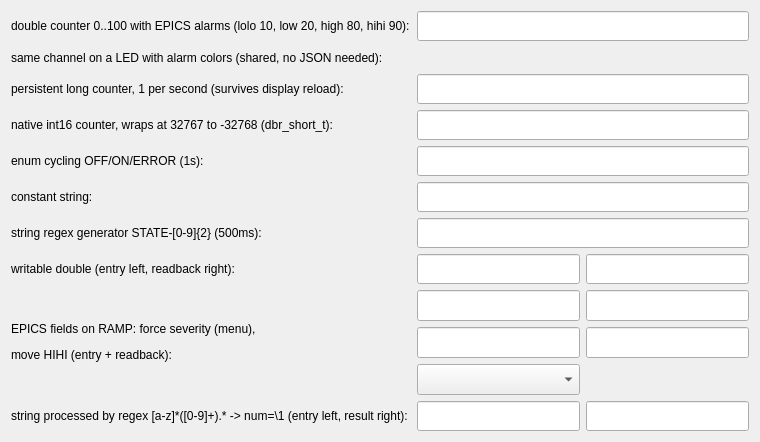
   <widget class="QWidget" name="gridLayoutWidget">
    <property name="geometry">
     <rect>
      <x>10</x>
      <y>48</y>
      <width>760</width>
      <height>392</height>
     </rect>
    </property>
    <layout class="QGridLayout" name="gridLayout">
     <item row="0" column="0">
      <widget class="caLabel" name="calabel_ramp">
       <property name="minimumSize">
        <size>
         <width>400</width>
         <height>0</height>
        </size>
       </property>
       <property name="text">
        <string>double counter 0..100 with EPICS alarms (lolo 10, low 20, high 80, hihi 90):</string>
       </property>
      </widget>
     </item>
     <item row="0" column="1">
      <widget class="caLineEdit" name="calineedit_ramp">
       <property name="minimumSize">
        <size>
         <width>0</width>
         <height>30</height>
        </size>
       </property>
       <property name="channel" stdset="0">
        <string>internal://RAMP</string>
       </property>
       <property name="colorMode">
        <enum>caLineEdit::colMode::Alarm_Default</enum>
       </property>
      </widget>
     </item>
     <item row="1" column="0">
      <widget class="caLabel" name="calabel_ramp_led">
       <property name="minimumSize">
        <size>
         <width>400</width>
         <height>21</height>
        </size>
       </property>
       <property name="text">
        <string>same channel on a LED with alarm colors (shared, no JSON needed):</string>
       </property>
      </widget>
     </item>
     <item row="1" column="1">
      <widget class="caLed" name="caled_ramp">
       <property name="channel" stdset="0">
        <string>internal://RAMP</string>
       </property>
       <property name="colorMode">
        <enum>caLed::colMode::Alarm</enum>
       </property>
      </widget>
     </item>
     <item row="2" column="0">
      <widget class="caLabel" name="calabel_count">
       <property name="minimumSize">
        <size>
         <width>400</width>
         <height>0</height>
        </size>
       </property>
       <property name="text">
        <string>persistent long counter, 1 per second (survives display reload):</string>
       </property>
      </widget>
     </item>
     <item row="2" column="1">
      <widget class="caLineEdit" name="calineedit_count">
       <property name="minimumSize">
        <size>
         <width>0</width>
         <height>30</height>
        </size>
       </property>
       <property name="channel" stdset="0">
        <string>internal://COUNT</string>
       </property>
      </widget>
     </item>
     <item row="3" column="0">
      <widget class="caLabel" name="calabel_int16">
       <property name="minimumSize">
        <size>
         <width>400</width>
         <height>0</height>
        </size>
       </property>
       <property name="text">
        <string>native int16 counter, wraps at 32767 to -32768 (dbr_short_t):</string>
       </property>
      </widget>
     </item>
     <item row="3" column="1">
      <widget class="caLineEdit" name="calineedit_int16">
       <property name="minimumSize">
        <size>
         <width>0</width>
         <height>30</height>
        </size>
       </property>
       <property name="channel" stdset="0">
        <string>internal://INT16</string>
       </property>
      </widget>
     </item>
     <item row="4" column="0">
      <widget class="caLabel" name="calabel_state">
       <property name="minimumSize">
        <size>
         <width>400</width>
         <height>0</height>
        </size>
       </property>
       <property name="text">
        <string>enum cycling OFF/ON/ERROR (1s):</string>
       </property>
      </widget>
     </item>
     <item row="4" column="1">
      <widget class="caLineEdit" name="calineedit_state">
       <property name="minimumSize">
        <size>
         <width>0</width>
         <height>30</height>
        </size>
       </property>
       <property name="channel" stdset="0">
        <string>internal://STATE</string>
       </property>
      </widget>
     </item>
     <item row="5" column="0">
      <widget class="caLabel" name="calabel_message">
       <property name="minimumSize">
        <size>
         <width>400</width>
         <height>0</height>
        </size>
       </property>
       <property name="text">
        <string>constant string:</string>
       </property>
      </widget>
     </item>
     <item row="5" column="1">
      <widget class="caLineEdit" name="calineedit_message">
       <property name="minimumSize">
        <size>
         <width>0</width>
         <height>30</height>
        </size>
       </property>
       <property name="channel" stdset="0">
        <string>internal://MESSAGE</string>
       </property>
      </widget>
     </item>
     <item row="6" column="0">
      <widget class="caLabel" name="calabel_serial">
       <property name="minimumSize">
        <size>
         <width>400</width>
         <height>0</height>
        </size>
       </property>
       <property name="text">
        <string>string regex generator STATE-[0-9]{2} (500ms):</string>
       </property>
      </widget>
     </item>
     <item row="6" column="1">
      <widget class="caLineEdit" name="calineedit_serial">
       <property name="minimumSize">
        <size>
         <width>0</width>
         <height>30</height>
        </size>
       </property>
       <property name="channel" stdset="0">
        <string>internal://SERIAL</string>
       </property>
      </widget>
     </item>
     <item row="7" column="0">
      <widget class="caLabel" name="calabel_setpoint">
       <property name="minimumSize">
        <size>
         <width>400</width>
         <height>0</height>
        </size>
       </property>
       <property name="text">
        <string>writable double (entry left, readback right):</string>
       </property>
      </widget>
     </item>
     <item row="7" column="1">
      <layout class="QHBoxLayout" name="horizontalLayout_setpoint">
       <item>
        <widget class="caTextEntry" name="catextentry_setpoint">
         <property name="minimumSize">
          <size>
           <width>0</width>
           <height>30</height>
          </size>
         </property>
         <property name="channel" stdset="0">
          <string>internal://SETPOINT</string>
         </property>
        </widget>
       </item>
       <item>
        <widget class="caLineEdit" name="calineedit_setpoint">
         <property name="minimumSize">
          <size>
           <width>0</width>
           <height>30</height>
          </size>
         </property>
         <property name="channel" stdset="0">
          <string>internal://SETPOINT</string>
         </property>
        </widget>
       </item>
      </layout>
     </item>
     <item row="8" column="0">
      <widget class="caLabel" name="calabel_fields">
       <property name="minimumSize">
        <size>
         <width>400</width>
         <height>21</height>
        </size>
       </property>
       <property name="text">
        <string>&lt;html&gt;&lt;head/&gt;&lt;body&gt;&lt;p&gt;EPICS fields on RAMP: force severity (menu),&lt;/p&gt;&lt;p&gt;move HIHI (entry + readback):&lt;/p&gt;&lt;/body&gt;&lt;/html&gt;</string>
       </property>
      </widget>
     </item>
     <item row="8" column="1">
      <layout class="QHBoxLayout" name="horizontalLayout_fields">
       <item>
        <layout class="QGridLayout" name="gridLayout_2">
         <item row="1" column="1">
          <widget class="caLineEdit" name="calineedit_ramp_hihi">
           <property name="minimumSize">
            <size>
             <width>0</width>
             <height>31</height>
            </size>
           </property>
           <property name="channel" stdset="0">
            <string>internal://RAMP.HIHI</string>
           </property>
          </widget>
         </item>
         <item row="1" column="0">
          <widget class="caTextEntry" name="catextentry_ramp_hihi">
           <property name="minimumSize">
            <size>
             <width>0</width>
             <height>31</height>
            </size>
           </property>
           <property name="channel" stdset="0">
            <string>internal://RAMP.HIHI</string>
           </property>
          </widget>
         </item>
         <item row="0" column="0">
          <widget class="caTextEntry" name="catextentry_ramp_high">
           <property name="minimumSize">
            <size>
             <width>0</width>
             <height>31</height>
            </size>
           </property>
           <property name="channel" stdset="0">
            <string notr="true">internal://RAMP.HIGH</string>
           </property>
          </widget>
         </item>
         <item row="0" column="1">
          <widget class="caLineEdit" name="calineedit_ramp_high">
           <property name="minimumSize">
            <size>
             <width>0</width>
             <height>31</height>
            </size>
           </property>
           <property name="channel" stdset="0">
            <string notr="true">internal://RAMP.HIGH</string>
           </property>
          </widget>
         </item>
         <item row="2" column="0">
          <widget class="caMenu" name="camenu_ramp_sevr">
           <property name="minimumSize">
            <size>
             <width>0</width>
             <height>31</height>
            </size>
           </property>
           <property name="channel" stdset="0">
            <string>internal://RAMP.SEVR</string>
           </property>
          </widget>
         </item>
        </layout>
       </item>
      </layout>
     </item>
     <item row="9" column="0">
      <widget class="caLabel" name="calabel_proc">
       <property name="minimumSize">
        <size>
         <width>400</width>
         <height>0</height>
        </size>
       </property>
       <property name="text">
        <string>string processed by regex [a-z]*([0-9]+).* -&gt; num=\1 (entry left, result right):</string>
       </property>
      </widget>
     </item>
     <item row="9" column="1">
      <layout class="QHBoxLayout" name="horizontalLayout_proc">
       <item>
        <widget class="caTextEntry" name="catextentry_proc">
         <property name="minimumSize">
          <size>
           <width>0</width>
           <height>30</height>
          </size>
         </property>
         <property name="channel" stdset="0">
          <string>internal://PROC</string>
         </property>
        </widget>
       </item>
       <item>
        <widget class="caLineEdit" name="calineedit_proc">
         <property name="minimumSize">
          <size>
           <width>0</width>
           <height>30</height>
          </size>
         </property>
         <property name="channel" stdset="0">
          <string>internal://PROC</string>
         </property>
        </widget>
       </item>
      </layout>
     </item>
    </layout>
   </widget>
